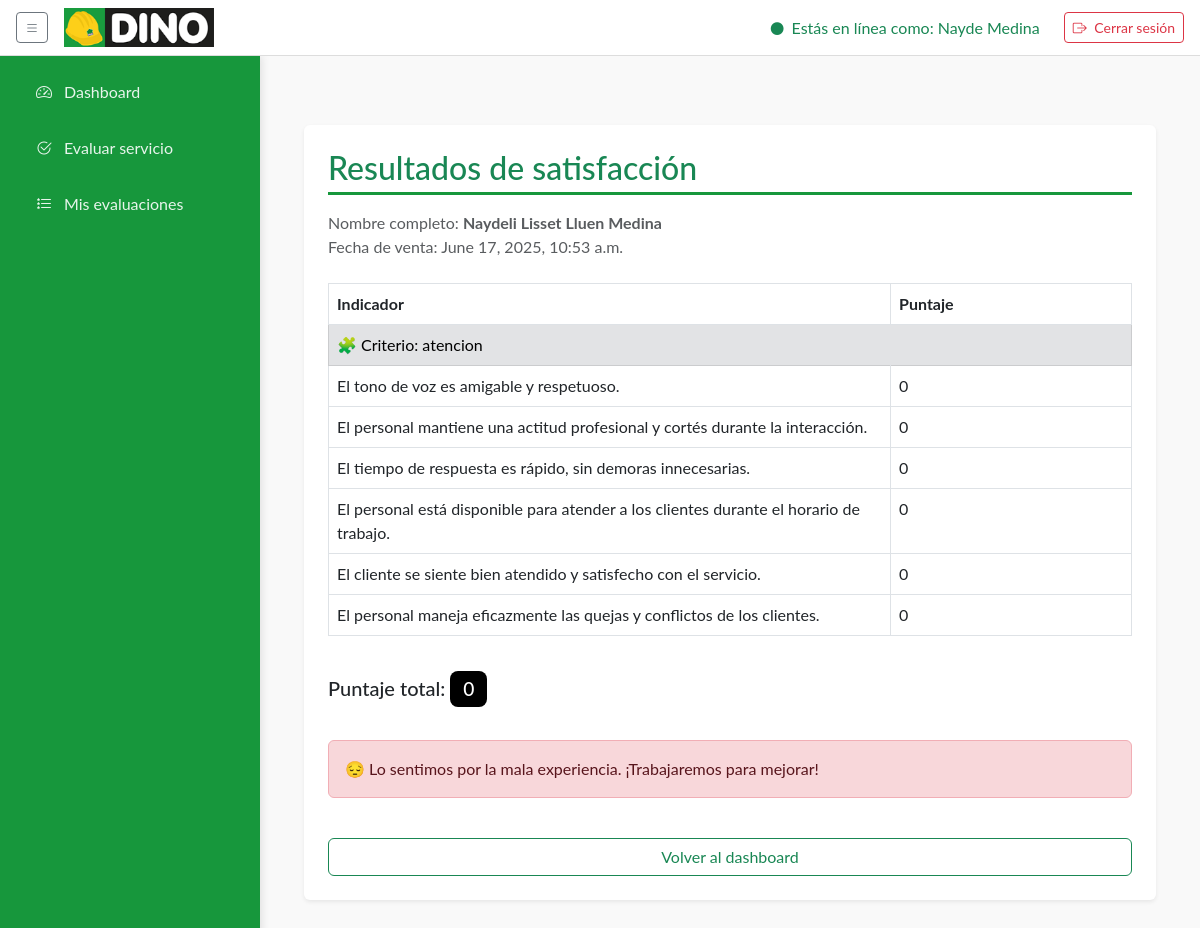
Screenshot of /cliente/reporte_venta/25/ (signed in) with the database file from the repository.
### core/models.py (models this page shows, shortened)
class Usuario(AbstractUser):
    """
    Modelo personalizado para el usuario, heredando de AbstractUser.
    Este modelo ahora solo contiene los campos estándar del usuario.
    """

class EvaluacionVenta(models.Model):
    ESTADOS = [
        ('PENDIENTE', 'Pendiente'),
        ('EN_PROGRESO', 'En progreso'),
        ('COMPLETADA', 'Completada'),
    ]
    venta = models.ForeignKey(Venta, on_delete=models.CASCADE)
    trabajador = models.ForeignKey(Trabajador, on_delete=models.CASCADE)
    cliente = models.ForeignKey(Cliente, on_delete=models.CASCADE)
    fecha = models.DateTimeField(auto_now_add=True)
    estado = models.CharField(max_length=20, choices=ESTADOS, default='PENDIENTE')

class Trabajador(models.Model):
    user = models.OneToOneField(settings.AUTH_USER_MODEL, on_delete=models.CASCADE, related_name='trabajador', null=True, blank=True)
    puesto = models.ForeignKey(Puesto, on_delete=models.SET_NULL, null=True, blank=True)
    telefono = models.CharField(max_length=20, blank=True)
    direccion = models.CharField(max_length=200, blank=True)

class Criterio(models.Model):
    nombre      = models.CharField(max_length=100, default='Sin nombre')
    descripcion = models.CharField(max_length=200, blank=True, null=True)
    puestos     = models.ManyToManyField(Puesto, related_name='criterios')
    rango_min   = models.IntegerField()
    rango_max   = models.IntegerField()
    peso        = models.PositiveIntegerField('Peso (%)', default=0,
                    help_text='Porcentaje que aporta este criterio')
    ESTADO_CHOICES = [
        ('Activo',   'Activo'),
        ('Inactivo', 'Inactivo'),
    ]
    estado      = models.CharField(max_length=10, choices=ESTADO_CHOICES,
                    default='Activo')

class Indicador(models.Model):
    nombre = models.CharField(max_length=100)
    descripcion = models.TextField(blank=True, null=True)
    criterio = models.ForeignKey(
    Criterio,
    on_delete=models.CASCADE,
    related_name='indicadores'
)
    max_puntaje = models.IntegerField(default=5)

### core/views.py (the view)
@login_required
def reporte_evaluacion_venta(request, evaluacion_id):
    evaluacion = get_object_or_404(EvaluacionVenta, id=evaluacion_id)
    usuario_evaluado = evaluacion.trabajador  # Este es un objeto Trabajador
    criterios = Criterio.objects.filter(nombre="atencion")
    indicadores = Indicador.objects.filter(criterio__in=criterios)
    respuestas_actuales = RespuestaEvaluacionVenta.objects.filter(
        evaluacion=evaluacion, indicador__in=indicadores)
    respuestas_dict = {
        respuesta.indicador.id: respuesta.puntaje for respuesta in respuestas_actuales
    }
    puntaje_total = sum(respuestas_dict.values())
    return render(request, 'cliente/cliente_reporte_venta.html', {
        'evaluacion': evaluacion,
        'evaluado': usuario_evaluado,
        'criterios': criterios,
        'respuestas': respuestas_dict,  # Pasar las respuestas a la plantilla
        'puntaje_total': puntaje_total,  # Pasar el puntaje total a la plantilla
    })

### templates/cliente/cliente_reporte_venta.html (shortened to what this page needs)
{% extends "base/base_cliente.html" %}
{% load static %}
{% block content %}
<div class="container mt-5">
    <div class="card shadow-sm rounded-lg p-4 mb-4 border-0" style="background-color: #ffffff;">
        <h2 class="mb-3 text-success font-weight-bold">
            Resultados de satisfacción
        </h2>
        <p class="text-muted mb-4">
            Nombre completo: <strong>{{ evaluacion.trabajador.user.get_full_name }}</strong><br>
            Fecha de venta: {{ evaluacion.fecha }}
        </p>
        <div class="table-responsive">
            <table class="table table-bordered table-hover bg-white rounded">
                <thead class="thead-light">
                    <tr>
                        <th style="width: 70%;">Indicador</th>
                        <th style="width: 30%;">Puntaje</th>
                    </tr>
                </thead>
                <tbody>
                    {% for criterio in criterios %}
                        <tr class="table-secondary">
                            <td colspan="2" class="font-weight-bold">
                                🧩 Criterio: {{ criterio.nombre }}
                            </td>
                        </tr>
                        {% for indicador in criterio.indicadores.all %}
                            <tr>
                                <td>{{ indicador.nombre }}</td>
                                <td>
                                    {% for id, puntaje in respuestas.items %}
                                        {% if id == indicador.id %}
                                            {{ puntaje }}
                                        {% endif %}
                                    {% endfor %}
                                </td>
                            </tr>
                        {% endfor %}
                    {% endfor %}
                </tbody>
            </table>
        </div>
        <div class="mt-4">
            <h5 class="font-weight-bold text-dark">
                Puntaje total:
                <span style="background-color: black; color: white; padding: 0.4rem 0.8rem; border-radius: 0.5rem; font-size: 1.2rem;">
                    {{ puntaje_total }}
                </span>
            </h5>
        </div>
        <div class="mt-3">
            {% if puntaje_total < 10 %}
                <div class="alert alert-danger mt-3 font-weight-bold">
                    😔 Lo sentimos por la mala experiencia. ¡Trabajaremos para mejorar!
                </div>
            {% else %}
                <div class="alert alert-success mt-3 font-weight-bold">
                    🎉 ¡Excelente! Nos alegra que estés satisfecho con nuestra atención.
                </div>
            {% endif %}
        </div>
        <a href="{% url 'cliente_panel' %}" class="btn btn-outline-success mt-4">
             Volver al dashboard
        </a>
    </div>
</div>
{% endblock %}

### templates/base/base_cliente.html (shortened to what this page needs)
{% load static %}
<!DOCTYPE html>
<html lang="es">
<head>
    <link href="https://cdn.jsdelivr.net/npm/bootstrap@5.3.0/dist/css/bootstrap.min.css" rel="stylesheet" />
    <link href="https://cdn.jsdelivr.net/npm/bootstrap-icons@1.10.5/font/bootstrap-icons.css" rel="stylesheet" />
</head>
<body>
    <nav class="navbar d-flex justify-content-between align-items-center">
        <div class="d-flex align-items-center">
            <button id="sidebarToggle" class="btn btn-outline-secondary btn-sm me-3">
                <i class="bi bi-list"></i>
            </button>
            <a class="navbar-brand">
                <img src="{% static 'img/logo_dino.png' %}" alt="Logo Dino">
            </a>
        </div>
        <div class="d-flex align-items-center">
            <span class="text-success me-4">
                <i class="bi bi-circle-fill me-1" style="font-size:.8rem;"></i> Estás en línea como:
                {{ request.user.get_full_name|default:request.user.username }}
            </span>
            <form id="logoutForm" method="post" action="{% url 'index' %}">
                <button type="submit" class="btn btn-outline-danger btn-sm">
                    <i class="bi bi-box-arrow-right me-1"></i> Cerrar sesión
                </button>
            </form>
        </div>
    </nav>
    {% with request.resolver_match.url_name as view_name %}
      <div class="d-flex main">
        <aside id="sidebar" class="sidebar">
            <ul class="nav flex-column">
                <li class="nav-item mb-2">
                    <a href="{% url 'cliente_panel' %}" class="nav-link">
                        <i class="bi bi-speedometer2"></i><span>Dashboard</span>
                    </a>
                </li>
                <li class="nav-item mb-2">
                    <a href="{% url 'cliente_panel' %}" class="nav-link">
                        <i class="bi bi-check2-circle"></i><span>Evaluar servicio</span>
                    </a>
                </li>
                <li class="nav-item mb-2">
                    <a href="{% url 'cliente_panel' %}" class="nav-link">
                        <i class="bi bi-list-stars"></i><span>Mis evaluaciones</span>
                    </a>
                </li>
            </ul>
        </aside>
        <main class="content">
            {% block content %}{% endblock %}
        </main>
    </div>
    {% endwith %}
</body>
</html>

### templates/base/base_cliente.html (style rules this page uses)
:root { --sidebar-width: 260px; --sidebar-collapsed: 80px; --primary: #17973C; --bg: #f9f9f9; --tre: #17973C; --secundary: #000000; --shadow: rgba(0, 0, 0, 0.1); }
html, body { margin: 0; padding: 0; height: 100%; background: var(--bg); font-family: 'Lato', sans-serif; }
.d-flex.main { height: calc(100vh - 56px); }
aside.sidebar { position: fixed; top: 56px; left: 0; bottom: 0; width: var(--sidebar-width); background: black; color: #fff; padding: 1rem; box-shadow: 2px 0 8px var(--shadow); transition: width .3s; z-index: 1050; }
aside.sidebar .nav-link { color: rgba(255, 255, 255, 0.9); margin-bottom: .5rem; border-radius: 6px; display: flex; align-items: center; gap: .5rem; white-space: nowrap; overflow: hidden; }
aside.sidebar .nav-link i { min-width: 24px; text-align: center; }
aside.sidebar .nav-link span { transition: opacity .3s; }
main.content { margin-top:45px; margin-left: var(--sidebar-width); padding: 1rem; transition: margin-left .3s; position: relative; overflow: auto; }
main.content h2 { color: var(--primary); border-bottom: 3px solid var(--primary); padding-bottom: .3rem; margin-bottom: 1.5rem; }
nav.navbar { background: #fff; border-bottom: 1px solid #ddd; height: 56px; z-index: 1100; padding: 0 1rem; position: fixed; top: 0; left: 0; right: 0; }
nav.navbar .navbar-brand { flex: none; display: flex; align-items: center; }
nav.navbar .navbar-brand img { width: 150px; height: auto; flex-shrink: 0; }
aside.sidebar { width: var(--sidebar-width); background: var(--primary); color: #fff; display: flex; flex-direction: column; padding: 1rem; box-shadow: 2px 0 8px var(--shadow); transition: width .3s; }
main.content { flex: 1; overflow: auto; padding: 2rem; }
main.content h2 { color: var(--secundary); border-bottom: 3px solid var(--tre); padding-bottom: .3rem; margin-bottom: 1.5rem; }

### rows the page displays
Usuario: user.get_full_name "Nayde Medina"
EvaluacionVenta: trabajador.user.get_full_name "Naydeli Lisset Lluen Medina", fecha "June 17, 2025, 10:53 a.m."
Criterio: nombre "atencion"
Indicador: nombre "El tono de voz es amigable y respetuoso.", respuestas "0"
Indicador: nombre "El personal mantiene una actitud profesional y cortés durante la interacción.", respuestas "0"
Indicador: nombre "El tiempo de respuesta es rápido, sin demoras innecesarias.", respuestas "0"
Indicador: nombre "El personal está disponible para atender a los clientes durante el horario de trabajo.", respuestas "0"
Indicador: nombre "El cliente se siente bien atendido y satisfecho con el servicio.", respuestas "0"
Indicador: nombre "El personal maneja eficazmente las quejas y conflictos de los clientes.", respuestas "0"

### other values shown
{{ puntaje_total }} "0"
